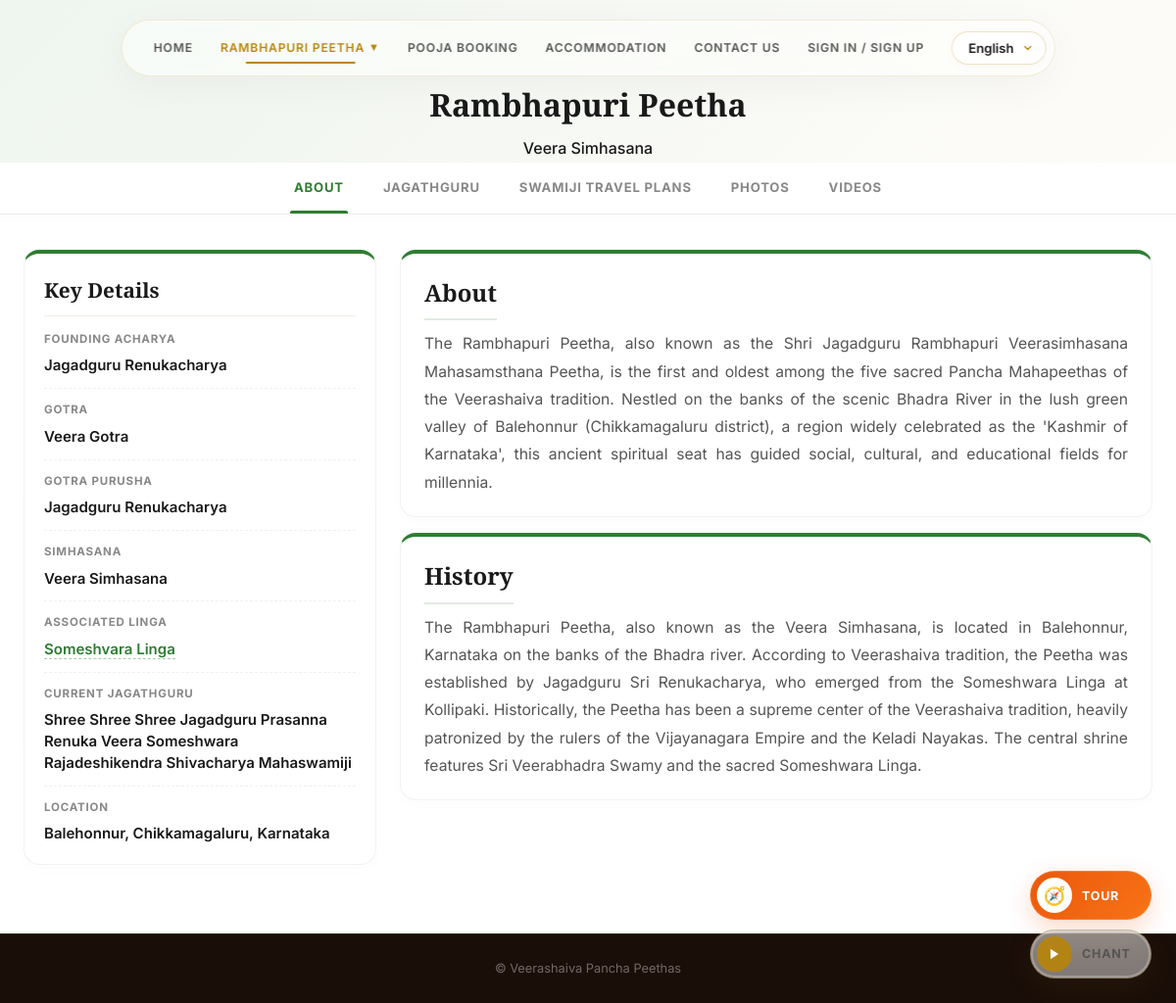
Screenshot of /peetha/rambhapuri/ with the database file from the repository.
### peethas/models.py (models this page shows, shortened)
class Peetha(models.Model):
    name = models.CharField(max_length=200)
    slug = models.SlugField(unique=True)
    acharya = models.CharField(max_length=200, help_text="Founding Acharya name")
    simhasana = models.CharField(max_length=200, help_text="Name of the Simhasana (throne)")
    location = models.CharField(max_length=300)
    state = models.CharField(max_length=100, blank=True)
    current_swamiji = models.CharField(max_length=400, blank=True)
    associated_linga = models.CharField(max_length=200)
    associated_linga_map_url = models.URLField(blank=True, help_text="Google Maps URL for the associated Linga location")
    color = models.CharField(max_length=50, help_text="CSS color for this Peetha")
    description = models.TextField(help_text="Brief summary")
    history = models.TextField(help_text="Detailed history and origin story")
    order = models.PositiveIntegerField(default=0)
    mutt_photo = models.ImageField(upload_to='peetha_media/mutts/', blank=True, null=True, help_text="Photo of the Mutt/monastery")
    swamiji_photo = models.ImageField(upload_to='peetha_media/swamiji/', blank=True, null=True, help_text="Photo of the current Jagathguru")
    swamiji_bio = models.TextField(blank=True, help_text="Biography of the current Jagathguru")
    contact_phone = models.CharField(max_length=50, blank=True)
    contact_email = models.EmailField(blank=True)
    contact_address = models.TextField(blank=True)
    live_youtube_url = models.URLField(blank=True, null=True, help_text="YouTube Live stream URL (leave blank if not active)")
    live_youtube_title = models.CharField(max_length=200, blank=True, null=True, help_text="Custom title for the live stream (defaults to 'Swamiji Divine Live Stream' if blank)")
    name_kn = models.CharField(max_length=200, blank=True)
    acharya_kn = models.CharField(max_length=200, blank=True)
    simhasana_kn = models.CharField(max_length=200, blank=True)
    location_kn = models.CharField(max_length=300, blank=True)
    current_swamiji_kn = models.CharField(max_length=400, blank=True)
    associated_linga_kn = models.CharField(max_length=200, blank=True)
    description_kn = models.TextField(blank=True)
    history_kn = models.TextField(blank=True)
    name_mr = models.CharField(max_length=200, blank=True)
    acharya_mr = models.CharField(max_length=200, blank=True)
    simhasana_mr = models.CharField(max_length=200, blank=True)
    location_mr = models.CharField(max_length=300, blank=True)
    current_swamiji_mr = models.CharField(max_length=400, blank=True)
    associated_linga_mr = models.CharField(max_length=200, blank=True)
    description_mr = models.TextField(blank=True)
    history_mr = models.TextField(blank=True)
    name_hi = models.CharField(max_length=200, blank=True)
    acharya_hi = models.CharField(max_length=200, blank=True)
    simhasana_hi = models.CharField(max_length=200, blank=True)
    location_hi = models.CharField(max_length=300, blank=True)
    current_swamiji_hi = models.CharField(max_length=400, blank=True)
    associated_linga_hi = models.CharField(max_length=200, blank=True)
    description_hi = models.TextField(blank=True)
    history_hi = models.TextField(blank=True)
    name_te = models.CharField(max_length=200, blank=True)
    acharya_te = models.CharField(max_length=200, blank=True)
    simhasana_te = models.CharField(max_length=200, blank=True)
    location_te = models.CharField(max_length=300, blank=True)
    current_swamiji_te = models.CharField(max_length=400, blank=True)
    associated_linga_te = models.CharField(max_length=200, blank=True)
    description_te = models.TextField(blank=True)
    history_te = models.TextField(blank=True)
    name_ta = models.CharField(max_length=200, blank=True)
    acharya_ta = models.CharField(max_length=200, blank=True)
    simhasana_ta = models.CharField(max_length=200, blank=True)
    location_ta = models.CharField(max_length=300, blank=True)
    current_swamiji_ta = models.CharField(max_length=400, blank=True)
    associated_linga_ta = models.CharField(max_length=200, blank=True)
    description_ta = models.TextField(blank=True)
    history_ta = models.TextField(blank=True)
    name_ml = models.CharField(max_length=200, blank=True)
    acharya_ml = models.CharField(max_length=200, blank=True)
    simhasana_ml = models.CharField(max_length=200, blank=True)
    location_ml = models.CharField(max_length=300, blank=True)
    current_swamiji_ml = models.CharField(max_length=400, blank=True)
    associated_linga_ml = models.CharField(max_length=200, blank=True)
    description_ml = models.TextField(blank=True)
    history_ml = models.TextField(blank=True)
    class Meta:
        ordering = ['order']

### peethas/views.py (the view, shortened to what this page needs)
# urls.py: path('peetha/<slug:slug>/', views.peetha_detail, name='peetha_detail'),
def peetha_detail(request, slug):
    lang = get_language(request)
    peetha = get_object_or_404(Peetha, slug=slug)
    peetha = translate_object(peetha, lang)
    gotra_map = {
        'rambhapuri': {'gotra': 'Veera Gotra', 'gotra_purusha': 'Jagadguru Renukacharya'},
        'ujjaini': {'gotra': 'Sadachar Gotra', 'gotra_purusha': 'Jagadguru Marulasiddharadhya'},
        'kedara': {'gotra': 'Ekottara Gotra', 'gotra_purusha': 'Jagadguru Ekandaradhya'},
        'srisaila': {'gotra': 'Panchavarna Gotra', 'gotra_purusha': 'Jagadguru Panditaradhya'},
        'kashi': {'gotra': 'Dharmottara Gotra', 'gotra_purusha': 'Jagadguru Vishwaradhya'},
    }
    gotra_translations = {
        'kn': {
            'rambhapuri': {'gotra': 'ವೀರ ಗೋತ್ರ', 'gotra_purusha': 'ಜಗದ್ಗುರು ರೇಣುಕಾಚಾರ್ಯ'},
            'ujjaini': {'gotra': 'ಸದಾಚಾರ ಗೋತ್ರ', 'gotra_purusha': 'ಜಗದ್ಗುರು ಮರುಳಸಿದ್ದಾರಾಧ್ಯ'},
            'kedara': {'gotra': 'ಏಕೋತ್ತರ ಗೋತ್ರ', 'gotra_purusha': 'ಜಗದ್ಗುರು ಏಕಾದಾರಾಧ್ಯ'},
            'srisaila': {'gotra': 'ಪಂಚವರ್ಣ ಗೋತ್ರ', 'gotra_purusha': 'ಜಗದ್ಗುರು ಪಂಡಿತಾರಾಧ್ಯ'},
            'kashi': {'gotra': 'ಧರ್ಮೋತ್ತರ ಗೋತ್ರ', 'gotra_purusha': 'ಜಗದ್ಗುರು ವಿಶ್ವಾರಾಧ್ಯ'},
        }
    }
    details = gotra_translations.get(lang, {}).get(slug, gotra_map.get(slug, {'gotra': '', 'gotra_purusha': ''}))
    peetha.gotra = details['gotra']
    peetha.gotra_purusha = details['gotra_purusha']
    today = datetime.date.today()
    start_of_current_month = datetime.date(today.year, today.month, 1)
    travel_plans_qs = TravelPlan.objects.filter(
        peetha=peetha,
        start_date__gte=start_of_current_month
    ).order_by('start_date')
    grouped_plans = []
    current_group = None
    media_list = [translate_object(m, lang) for m in PeethaMedia.objects.filter(peetha=peetha)]
    poojas = [translate_object(p, lang) for p in Pooja.objects.filter(peetha=peetha, is_active=True)]
    show_admin_button = request.user.is_authenticated
    flag_keys = [
        'overall', 'pooja_booking', 'accommodation', 'media_gallery',
        'travel_plans', 'live_stream', 'contact_section'
    ]
    flags = {}
    for key in flag_keys:
        flag_obj, _ = FeatureFlag.objects.get_or_create(
            name=f"{slug}_{key}",
            defaults={'is_enabled': True, 'description': f"{key.replace('_', ' ').title()} flag ({peetha.name})"}
        )
        flags[key] = flag_obj.is_enabled
    overall_enabled = flags['overall']
    pooja_booking_enabled = overall_enabled and flags['pooja_booking']
    accommodation_enabled = overall_enabled and flags['accommodation']
    media_gallery_enabled = overall_enabled and flags['media_gallery']
    travel_plans_enabled = overall_enabled and flags['travel_plans']
    live_stream_enabled = overall_enabled and flags['live_stream']
    contact_section_enabled = overall_enabled and flags['contact_section']
    return render(request, 'peethas/peetha_detail.html', {
        'peetha': peetha,
        'lang': lang,
        'labels': TRANSLATIONS[lang],
        'travel_plans_grouped': grouped_plans,
        'media_gallery': media_list,
        'poojas': poojas,
        'show_admin_button': show_admin_button,
        'pooja_booking_enabled': pooja_booking_enabled,
        'accommodation_enabled': accommodation_enabled,
        'media_gallery_enabled': media_gallery_enabled,
        'travel_plans_enabled': travel_plans_enabled,
        'live_stream_enabled': live_stream_enabled,
        'contact_section_enabled': contact_section_enabled,
    })

### peethas/templates/peethas/peetha_detail.html (shortened to what this page needs)
{% extends "peethas/index.html" %}
{% load static %}
{% block nav_items %}
<a href="{% url 'peethas:home' %}" class="nav-link">{{ labels.nav_home|default:"Home" }}</a>
<div class="nav-peetha-dropdown">
    <a href="#about" class="nav-link peetha-tab active" data-tab="about" style="display: inline-flex; align-items: center; gap: 4px;">
        {{ peetha.name }} <span class="nav-dropdown-arrow" style="font-size: 0.7rem; transition: transform 0.2s;">▼</span>
    </a>
</div>
{% if pooja_booking_enabled %}<a href="#pooja-booking" class="nav-link peetha-tab" data-tab="pooja-booking">{{ labels.nav_pooja_booking|default:"Pooja Booking" }}</a>{% endif %}
{% if accommodation_enabled %}<a href="#accommodation" class="nav-link peetha-tab" data-tab="accommodation">Accommodation</a>{% endif %}
{% if contact_section_enabled %}<a href="#contact-us" class="nav-link peetha-tab" data-tab="contact-us">{{ labels.nav_contact_us|default:"Contact Us" }}</a>{% endif %}
{% endblock %}
{% block content %}
<section class="detail-hero" style="--peetha-color: var(--peetha-color);">
    <div class="container">
        <div class="detail-hero-content">
            <h2>{{ peetha.name }}</h2>
            <p class="detail-simhasana">{{ peetha.simhasana }}</p>
        </div>
    </div>
</section>
<div class="peetha-sub-navbar">
    <div class="sub-nav-container">
        <a href="#about" class="sub-nav-link peetha-tab active" data-tab="about">
            {{ labels.about_label|default:"About" }}
        </a>
        {% if peetha.current_swamiji %}
        <a href="#jagathguru" class="sub-nav-link peetha-tab" data-tab="jagathguru">
            {{ labels.nav_jagathguru|default:"Jagathguru" }}
        </a>
        {% endif %}
        {% if travel_plans_enabled %}
        <a href="#travel-plans" class="sub-nav-link peetha-tab" data-tab="travel-plans">
            {{ labels.travel_plans_title|default:"Travel Plans" }}
        </a>
        {% endif %}
        {% if media_gallery_enabled %}
        <a href="#photos" class="sub-nav-link peetha-tab" data-tab="photos">
            Photos
        </a>
        <a href="#videos" class="sub-nav-link peetha-tab" data-tab="videos">
            Videos
        </a>
        {% endif %}
    </div>
</div>
<section class="detail-body peetha-tab-section active" id="tab-about">
    <div class="container">
        <div class="detail-split-grid">
            <div class="detail-sidebar-column">
                <div class="peetha-registry-card">
                    <h3 class="registry-title">
                        {{ labels.key_details }}
                    </h3>
                    <div class="registry-list">
                        <div class="registry-item">
                            <div class="registry-label-box">
                                <span class="registry-label">{{ labels.founding_acharya }}</span>
                            </div>
                            <span class="registry-value">{{ peetha.acharya }}</span>
                        </div>
                        {% if peetha.gotra %}
                        <div class="registry-item">
                            <div class="registry-label-box">
                                <span class="registry-label">Gotra</span>
                            </div>
                            <span class="registry-value">{{ peetha.gotra }}</span>
                        </div>
                        {% endif %}
                        {% if peetha.gotra_purusha %}
                        <div class="registry-item">
                            <div class="registry-label-box">
                                <span class="registry-label">Gotra Purusha</span>
                            </div>
                            <span class="registry-value">{{ peetha.gotra_purusha }}</span>
                        </div>
                        {% endif %}
                        <div class="registry-item">
                            <div class="registry-label-box">
                                <span class="registry-label">{{ labels.simhasana_label }}</span>
                            </div>
                            <span class="registry-value">{{ peetha.simhasana }}</span>
                        </div>
                        <div class="registry-item">
                            <div class="registry-label-box">
                                <span class="registry-label">{{ labels.associated_linga_label }}</span>
                            </div>
                            <span class="registry-value">
                                {% if peetha.associated_linga_map_url %}
                                    <a href="{{ peetha.associated_linga_map_url }}" target="_blank" rel="noopener noreferrer">{{ peetha.associated_linga }}</a>
                                {% else %}
                                    {{ peetha.associated_linga }}
                                {% endif %}
                            </span>
                        </div>
                        {% if peetha.current_swamiji %}
                        <div class="registry-item">
                            <div class="registry-label-box">
                                <span class="registry-label">{{ labels.current_swamiji_label }}</span>
                            </div>
                            <span class="registry-value">{{ peetha.current_swamiji }}</span>
                        </div>
                        {% endif %}
                        <div class="registry-item">
                            <div class="registry-label-box">
                                <span class="registry-label">{{ labels.location_label }}</span>
                            </div>
                            <span class="registry-value">{{ peetha.location }}{% if lang == 'en' and peetha.state %}, {{ peetha.state }}{% endif %}</span>
                        </div>
                    </div>
                </div>
            </div>
            <div class="detail-main-column">
                <div class="peetha-content-card">
                    <h3>{{ labels.about_label }}</h3>
                    <p>{{ peetha.description }}</p>
                </div>
                <div class="peetha-content-card">
                    <h3>{{ labels.history_label }}</h3>
                    <div class="history-content">
                        {{ peetha.history|linebreaks }}
                    </div>
                </div>
            </div>
        </div>
    </div>
</section>
{% endblock %}

### rows the page displays
Peetha: name "RAMBHAPURI PEETHA", name "Rambhapuri Peetha", simhasana "Veera Simhasana", acharya "Jagadguru Renukacharya", gotra "Veera Gotra", gotra_purusha "Jagadguru Renukacharya", associated_linga "Someshvara Linga", current_swamiji "Shree Shree Shree Jagadguru Prasanna Renuka Veera Someshwara Rajadeshikendra Shivacharya Mahaswamiji", location "Balehonnur, Chikkamagaluru", state "Karnataka", description "The Rambhapuri Peetha, also known as the Shri Jagadguru Rambhapuri Veerasimhasana Mahasamsthana Peetha, is the first and oldest among the five sacred Pancha Mahapeethas of the Veerashaiva tradition. Nestled on the banks of the scenic Bhadra River in the lush green valley of Balehonnur (Chikkamagaluru district), a region widely celebrated as the 'Kashmir of Karnataka', this ancient spiritual seat has guided social, cultural, and educational fields for millennia.", history "The Rambhapuri Peetha, also known as the Veera Simhasana, is located in Balehonnur, Karnataka on the banks of the Bhadra river. According to Veerashaiva tradition, the Peetha was established by Jagadguru Sri Renukacharya, who emerged from the Someshwara Linga at Kollipaki. Historically, the Peetha has been a supreme center of the Veerashaiva tradition, heavily patronized by the rulers of the Vijayanagara Empire and the Keladi Nayakas. The central shrine features Sri Veerabhadra Swamy and the sacred Someshwara Linga."

### other values shown
{{ labels.nav_home|default:"Home" }} "HOME"
{{ labels.nav_pooja_booking|default:"Pooja Booking" }} "POOJA BOOKING"
{{ labels.nav_contact_us|default:"Contact Us" }} "CONTACT US"
{{ labels.nav_sign_in|default:"Sign In / Sign Up" }} "SIGN IN / SIGN UP"
{{ labels.about_label|default:"About" }} "ABOUT"
{{ labels.nav_jagathguru|default:"Jagathguru" }} "JAGATHGURU"
{{ labels.travel_plans_title|default:"Travel Plans" }} "SWAMIJI TRAVEL PLANS"
{{ labels.key_details }} "Key Details"
{{ labels.founding_acharya }} "FOUNDING ACHARYA"
{{ labels.simhasana_label }} "SIMHASANA"
{{ labels.associated_linga_label }} "ASSOCIATED LINGA"
{{ labels.current_swamiji_label }} "CURRENT JAGATHGURU"
{{ labels.location_label }} "LOCATION"
{{ labels.about_label }} "About"
{{ labels.history_label }} "History"
